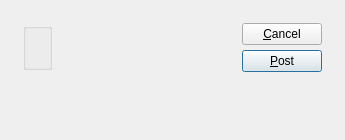
<ui version="4.0" >
 <comment>This file is part of the xTuple ERP: PostBooks Edition, a free and
open source Enterprise Resource Planning software suite,
Copyright (c) 1999-2010 by OpenMFG LLC, d/b/a xTuple.
It is licensed to you under the Common Public Attribution License
version 1.0, the full text of which (including xTuple-specific Exhibits)
is available at www.xtuple.com/CPAL.  By using this software, you agree
to be bound by its terms.</comment>
 <class>postCountSlips</class>
 <widget class="QDialog" name="postCountSlips" >
  <property name="geometry" >
   <rect>
    <x>0</x>
    <y>0</y>
    <width>345</width>
    <height>140</height>
   </rect>
  </property>
  <property name="windowTitle" >
   <string>Post Count Slips by Site</string>
  </property>
  <layout class="QGridLayout" name="gridLayout_2" >
   <item row="0" column="0" >
    <layout class="QGridLayout" name="gridLayout" >
     <property name="margin" >
      <number>12</number>
     </property>
     <property name="spacing" >
      <number>12</number>
     </property>
     <item row="0" column="0" >
      <layout class="QVBoxLayout" >
       <property name="spacing" >
        <number>0</number>
       </property>
       <item>
        <widget class="WarehouseGroup" name="_warehouse" >
         <property name="title" >
          <string/>
         </property>
         <property name="fixedSize" >
          <bool>false</bool>
         </property>
        </widget>
       </item>
       <item>
        <spacer name="Spacer39" >
         <property name="orientation" >
          <enum>Qt::Vertical</enum>
         </property>
         <property name="sizeType" >
          <enum>QSizePolicy::Preferred</enum>
         </property>
         <property name="sizeHint" stdset="0" >
          <size>
           <width>20</width>
           <height>47</height>
          </size>
         </property>
        </spacer>
       </item>
      </layout>
     </item>
     <item row="0" column="1" >
      <layout class="QVBoxLayout" >
       <property name="spacing" >
        <number>0</number>
       </property>
       <item>
        <layout class="QHBoxLayout" >
         <property name="spacing" >
          <number>0</number>
         </property>
         <item>
          <spacer name="Spacer226" >
           <property name="orientation" >
            <enum>Qt::Horizontal</enum>
           </property>
           <property name="sizeType" >
            <enum>QSizePolicy::Expanding</enum>
           </property>
           <property name="sizeHint" stdset="0" >
            <size>
             <width>16</width>
             <height>20</height>
            </size>
           </property>
          </spacer>
         </item>
         <item>
          <layout class="QVBoxLayout" >
           <property name="spacing" >
            <number>5</number>
           </property>
           <item>
            <widget class="QPushButton" name="_close" >
             <property name="text" >
              <string>&amp;Cancel</string>
             </property>
            </widget>
           </item>
           <item>
            <widget class="QPushButton" name="_post" >
             <property name="text" >
              <string>&amp;Post</string>
             </property>
             <property name="default" >
              <bool>true</bool>
             </property>
            </widget>
           </item>
          </layout>
         </item>
        </layout>
       </item>
       <item>
        <spacer name="Spacer227" >
         <property name="orientation" >
          <enum>Qt::Vertical</enum>
         </property>
         <property name="sizeType" >
          <enum>QSizePolicy::Expanding</enum>
         </property>
         <property name="sizeHint" stdset="0" >
          <size>
           <width>20</width>
           <height>16</height>
          </size>
         </property>
        </spacer>
       </item>
      </layout>
     </item>
    </layout>
   </item>
  </layout>
 </widget>
 <layoutdefault spacing="6" margin="11" />
 <pixmapfunction>qPixmapFromMimeSource</pixmapfunction>
 <customwidgets>
  <customwidget>
   <class>WarehouseGroup</class>
   <extends>QGroupBox</extends>
   <header>warehousegroup.h</header>
  </customwidget>
 </customwidgets>
 <tabstops>
  <tabstop>_warehouse</tabstop>
  <tabstop>_post</tabstop>
  <tabstop>_close</tabstop>
 </tabstops>
 <resources/>
 <connections>
  <connection>
   <sender>_close</sender>
   <signal>clicked()</signal>
   <receiver>postCountSlips</receiver>
   <slot>reject()</slot>
   <hints>
    <hint type="sourcelabel" >
     <x>20</x>
     <y>20</y>
    </hint>
    <hint type="destinationlabel" >
     <x>20</x>
     <y>20</y>
    </hint>
   </hints>
  </connection>
 </connections>
</ui>
